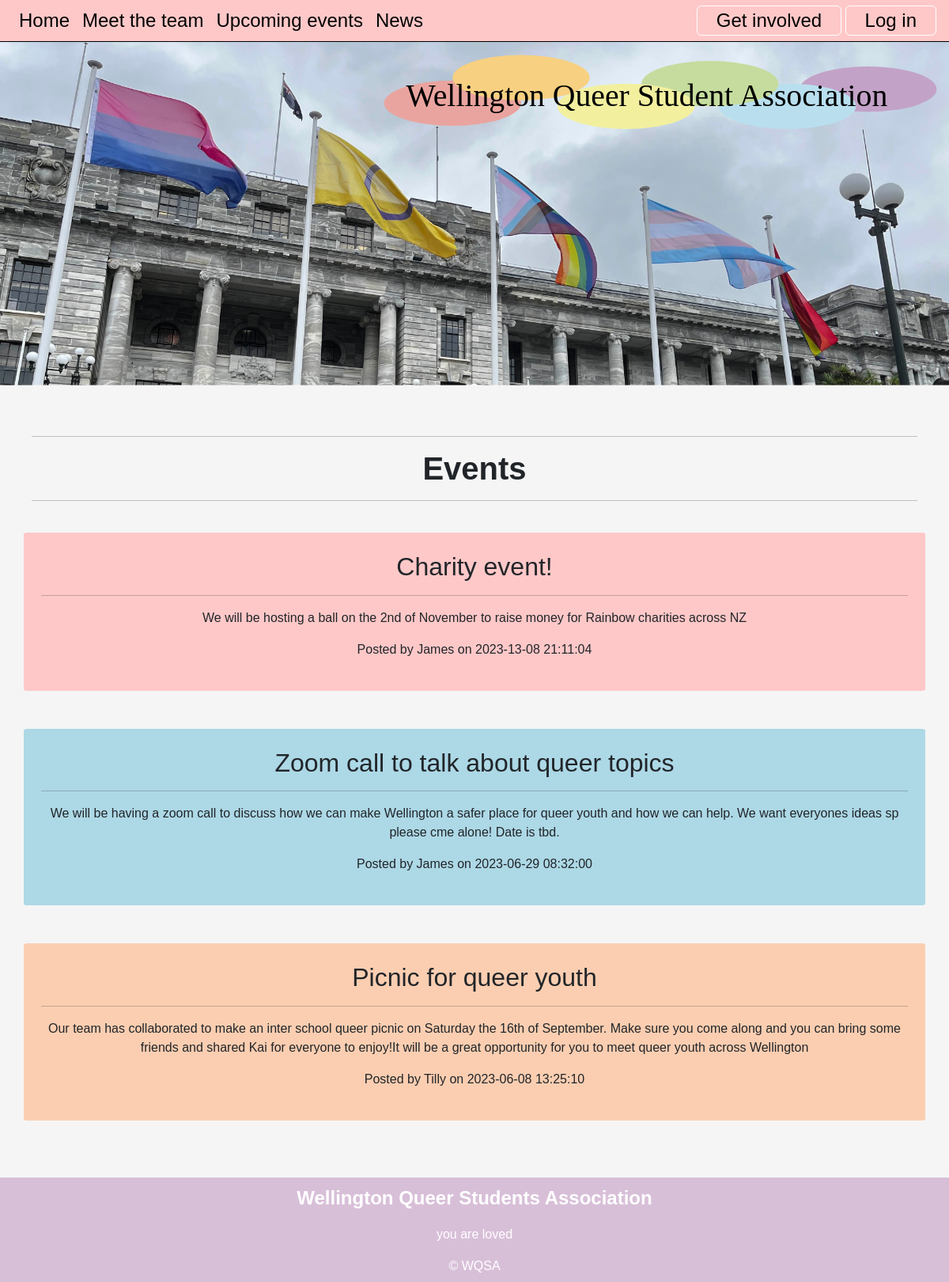
The page /upcoming_events on the database its author committed.
### tables this page shows
CREATE TABLE events(
    events_id integer primary key autoincrement not null,
    events_title text not null unique,
    events_content text not null unique,
    events_date date not null,
    member_id integer not null,
    foreign key(member_id) references member(member_id)
);

CREATE TABLE member(
    member_id integer primary key autoincrement not null,
    name text not null,
    email text not null unique,
    password text not null,
    authorisation integer not null
);

### server.py (the view, shortened to what this page needs)
@app.route("/upcoming_events", methods=['GET', 'POST'])
def upcoming_events():
    data = request.args
    if request.method == "GET":
        if 'task' in data and data['task'] == 'delete':
            sql = "delete from events where events_id =?"
            values_tuple = (data['id'],)
            result = run_commit_query(sql, values_tuple, db_path)
            if not result:
                return render_template('error.html', error='Failed to delete events_id')
    sql = """select events.events_id, events.events_title, events.events_content, events.events_date, member.name
      from events
      join member on events.member_id = member.member_id
      order by events.events_date desc;
      """
    events = run_search_query_tuples(sql, (), db_path, True)
    return render_template("events.html", events=events)

### db_functions.py (called while the page is built)
def run_search_query_tuples(sql_query, values_tuple, file_path, rowfactory=False):
    result = None
    try:
        db = sqlite3.connect(file_path)
        if rowfactory:
            db.row_factory = sqlite3.Row
        cursor = db.cursor()
        cursor.execute(sql_query, values_tuple)
        result = cursor.fetchall()
        cursor.close()
    except sqlite3.Error as error:
        print("Error running search query tuples: {}".format(error))
        return None
    db.close()
    if result is None:
        print("No search values were found")
    return result

### templates/events.html (shortened to what this page needs)
{% extends "layout.html" %}
{% block content %}
    <div class="container-lg py-sm-5 py-1">
        <hr> <h1>Events</h1> <hr>
        {% for row in events %}
            <div class="row align-items-center">
                <div id="eventsid-{{loop.index}}" class="col p-4 my-4 container-sm rounded text-center">
                    <h2>{{row['events_title']}}</h2>
                    <hr/>
                    <p class="events-text"> {{row['events_content'] | replace("\n", "<br>") | safe}}</p>
                    <div class="events-meta">Posted by {{row['name']}} on {{row['events_date']}}</div>
                </div>
            </div>
        {% endfor %}
    </div>
{% endblock %}

### static/styles.css (style rules this page uses)
:root { --brand-green: rgb(167,209,202); --brand-paper: rgb(245, 245, 245); }
body { font-family: 'Raleway', sans-serif; font-size: 100%; background-color: var(--brand-paper); margin: 0; }
.container-lg { border: 4px solid pink; padding: 10px; }
h1 { font-size: 2.5em; text-align: center; font-weight: 600; margin: 0; }
.container-lg { border: 0px solid pink; overflow: auto; }
.A { background-color: rgb(255, 200, 200); }
.B { background-color: rgb(251, 206, 177); }
.E { background-color: rgb(173,216,230); }
.row { border: 0px solid blue; }

### rows shown on the page
events: events_title "Charity event!", events_content "We will be hosting a ball on the 2nd of November to raise money for Rainbow charities across NZ", name "James", events_date "2023-13-08 21:11:04"
events: events_title "Zoom call to talk about queer topics", events_content "We will be having a zoom call to discuss how we can make Wellington a safer place for queer youth and how we can help. We want everyones ideas sp please cme alone! Date is tbd.", name "James", events_date "2023-06-29 08:32:00"
events: events_title "Picnic for queer youth", events_content "Our team has collaborated to make an inter school queer picnic on Saturday the 16th of September. Make sure you come along and you can bring some friends and shared Kai for everyone to enjoy!It will be a great opportunity for you to meet queer youth across Wellington", name "Tilly", events_date "2023-06-08 13:25:10"
